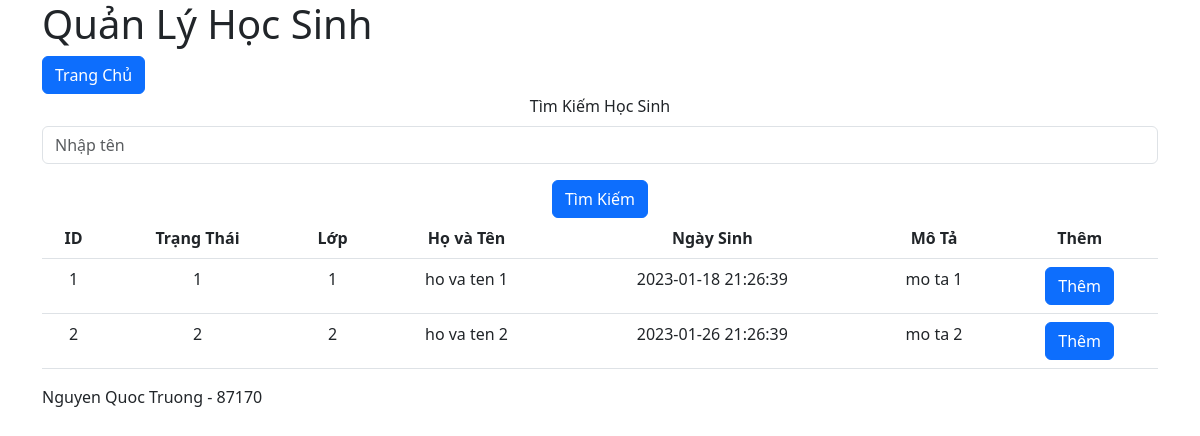
The page /dshocsinh.php (signed in) on the database its author committed.
### tables this page shows
CREATE TABLE `hocsinh` (
  `id` varchar(32) NOT NULL,
  `trangthai` int(11) NOT NULL,
  `lop_id` int(11) NOT NULL,
  `hovaten` varchar(255) NOT NULL,
  `ngaysinh` datetime NOT NULL,
  `mota` text NOT NULL
);

### dshocsinh.php (the view, shortened to what this page needs)
<?php
require_once 'header.php';
require_once 'connect.php';
if (isset( $_GET['hovaten'])) {
    $hovaten = $_GET['hovaten'];
    $sql = "SELECT * FROM hocsinh WHERE hovaten LIKE '%$hovaten%'";
    $stmt = $pdo->query($sql);
    $items = $stmt->fetchAll(PDO::FETCH_ASSOC);
} else {
    $sql = "SELECT * FROM hocsinh";
    $stmt = $pdo->query($sql);
    $items = $stmt->fetchAll(PDO::FETCH_ASSOC);
}
?>
<div>
    <content style=" text-align: center; ">
<div class="nav container" style="background-color:white;">
<ul class="nav">
    <a href="index.php"
       class="btn btn-primary me-3">Trang Chủ</a>
</div>
<form>
    <label class="form-label">Tìm Kiếm Học Sinh</label>
    <input type="text" class="form-control" name="hovaten" placeholder="Nhập tên">
    <input type="submit" value="Tìm Kiếm" class="btn btn-primary mt-3">
</form>
<table class="table">
    <thead>
        <tr>
            <th>ID</th>
            <th>Trạng Thái</th>
            <th>Lớp</th>
            <th>Họ và Tên</th>
            <th>Ngày Sinh</th>
            <th>Mô Tả</th>
            <th>Thêm</th>
        </tr>
    </thead>
    <tbody>
        <?php
        foreach ($items as $item) {
            ?>
            <tr>
                <td><?php echo $item['id'] ?></td>
                <td><?php echo $item['trangthai'] ?></td>
                <td><?php echo $item['lop_id'] ?></td>
                <td><?php echo $item['hovaten'] ?></td>
                <td><?php echo $item['ngaysinh'] ?></td>
                <td><?php echo $item['mota'] ?></td>
                <td>
                <a href="themhocsinh.php?id=<?php echo $item['id'] ?>" class="btn btn-primary">Thêm</a>
                </td>
            </tr>
            <?php
        }
        ?>
    </tbody>
</table>
<?php require_once 'footer.php' ?>

### rows shown on the page
hocsinh: id "1", trangthai "1", lop "1", hovaten "ho va ten 1", ngaysinh "2023-01-18 21:26:39", mota "mo ta 1"
hocsinh: id "2", trangthai "2", lop "2", hovaten "ho va ten 2", ngaysinh "2023-01-26 21:26:39", mota "mo ta 2"
